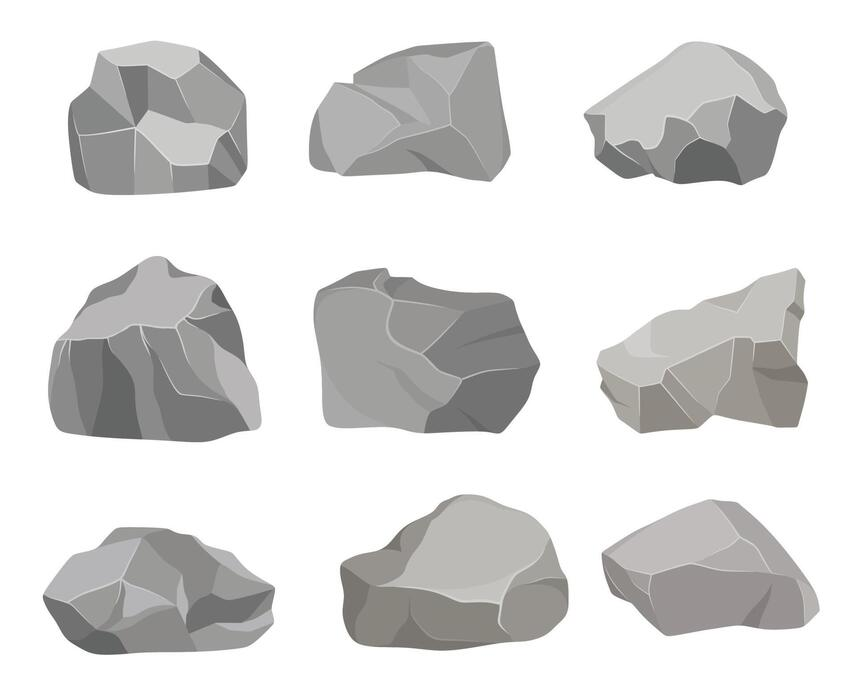
#> input picture rock-stone-set-element-of-nature-and-mountains-vector.jpg, 855 x 700 px
$ python slice_rocks.py
#> lines starting #> are read from the running program, lines starting #| are printed output that depends on the picture; after the words box and inside, x2 and y2 are one past the last pixel; in counts of white or black regions, pixels touching at a corner belong together
"""Slice 3x3 rock sheet into transparent PNG sprites."""
import os
import cv2
import numpy as np

SRC = "rock-stone-set-element-of-nature-and-mountains-vector.jpg"
OUT_DIR = "rocks"
COLS, ROWS = 3, 3
TOLERANCE = 245


def trim_transparent(rgba: np.ndarray) -> np.ndarray:
    alpha = rgba[:, :, 3]
    ys, xs = np.where(alpha > 0)
    if len(xs) == 0:
        return rgba
    pad = 2
    x1, x2 = max(0, xs.min() - pad), min(rgba.shape[1], xs.max() + pad + 1)
    y1, y2 = max(0, ys.min() - pad), min(rgba.shape[0], ys.max() + pad + 1)
    return rgba[y1:y2, x1:x2]


def remove_white(img: np.ndarray, tolerance: int) -> np.ndarray:
    bgr = img.astype(np.int16)
    white = (
        (bgr[:, :, 0] >= tolerance)
        & (bgr[:, :, 1] >= tolerance)
        & (bgr[:, :, 2] >= tolerance)
    )
    rgba = cv2.cvtColor(img, cv2.COLOR_BGR2BGRA)
    rgba[white, 3] = 0
    return rgba


def main() -> None:
    os.makedirs(OUT_DIR, exist_ok=True)
    sheet = cv2.imread(SRC)
#> sheet is the input picture: shape (700, 855, 3); mean B, G, R 217.6, 218.2, 218.6
    h, w = sheet.shape[:2]
#> h = 700; w = 855
    cell_w, cell_h = w // COLS, h // ROWS
#> cell_w = 285; cell_h = 233

    for row in range(ROWS):
        for col in range(COLS):
            x1, y1 = col * cell_w, row * cell_h
            x2 = x1 + cell_w if col < COLS - 1 else w
            y2 = y1 + cell_h if row < ROWS - 1 else h
            cell = sheet[y1:y2, x1:x2]
            rgba = trim_transparent(remove_white(cell, TOLERANCE))
            idx = row * COLS + col
            path = os.path.join(OUT_DIR, f"rock_{idx}.png")
            cv2.imwrite(path, rgba)
            print(f"Saved {path} ({rgba.shape[1]}x{rgba.shape[0]})")
#> this loop made 3 passes
#> pass 1, in remove_white, `rgba = cv2.cvtColor(img, cv2.COLOR_BGR2BGRA)`:
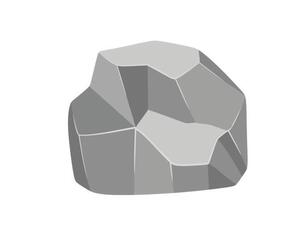
#> rgba: shape (233, 285, 4); mean B, G, R, A 220.9, 221.1, 221.1, 255
#> pass 1, in trim_transparent, `alpha = rgba[:, :, 3]`:
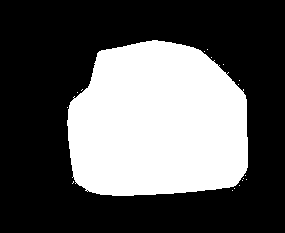
#> alpha: shape (233, 285); 35.5% white; 18 white regions (17 under 20 px), largest, box (x1, y1, x2, y2) and area: (67, 40, 248, 196) 23560
#> pass 1, in main, `cv2.imwrite(path, rgba)`:
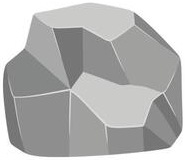
#> saved as rock_0.png: shape (160, 185, 4); mean B, G, R, A 178.4, 179, 178.9, 203.1
#> pass 1, in remove_white (call 2), `bgr = img.astype(np.int16)`:
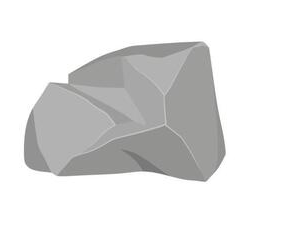
#> bgr: shape (233, 285, 3) int16; mean of channels 0, 1, 2 223.3, 223.6, 223.6; drawn as B, G, R
#> after the loop:
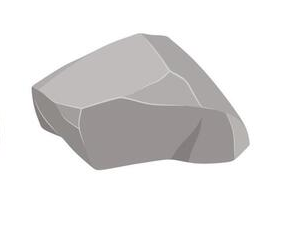
#> cell: shape (234, 285, 3); mean B, G, R 226.2, 226.4, 227.8


if __name__ == "__main__":
    main()

$ run again, with lpjw_7adp_230906.jpg copied over rock-stone-set-element-of-nature-and-mountains-vector.jpg
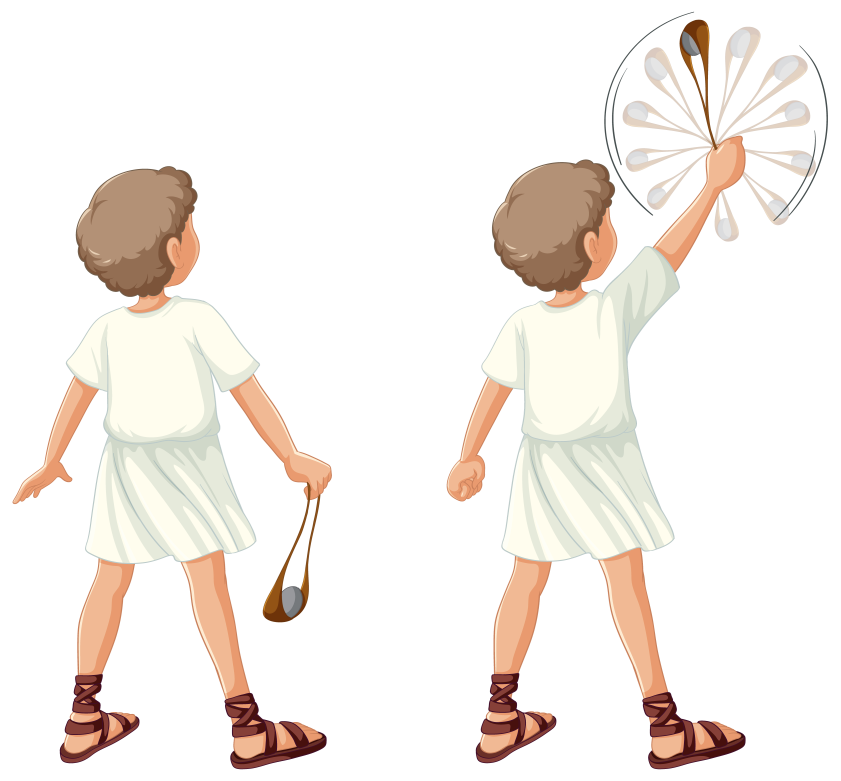
#> input picture lpjw_7adp_230906.jpg, 5041 x 4684 px (shown at 1/6 size)
#> in main, sheet is the input picture: shape (4684, 5041, 3); mean B, G, R 233.3, 238.6, 245
#> the loop in main, `for row in range(ROWS):` made 3 passes
#> pass 1, in trim_transparent, `alpha = rgba[:, :, 3]`:
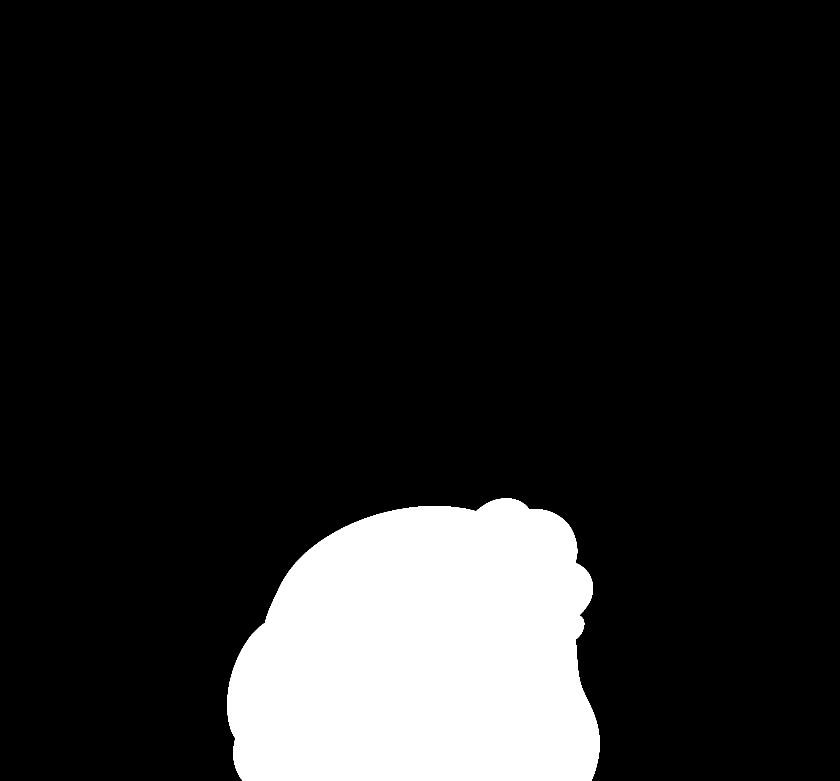
#> alpha: shape (1561, 1680) (shown at 1/2 size); 13.3% white; 1 white region, box (x1, y1, x2, y2) and area: (454, 997, 1200, 1561) 349657
#> after the loop in main, `for row in range(ROWS):`:
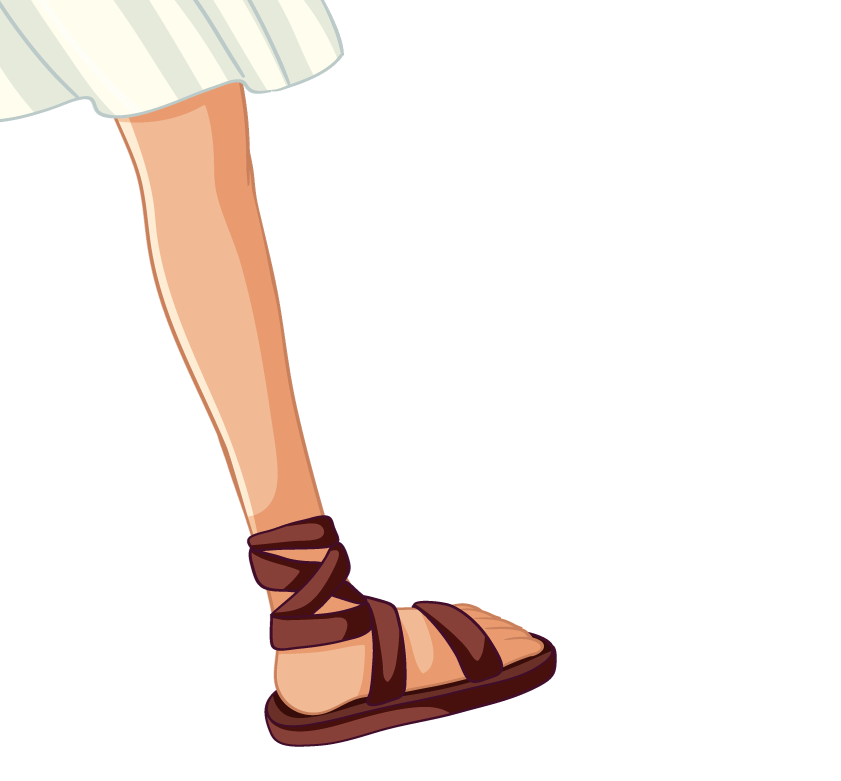
#> cell: shape (1562, 1681, 3) (shown at 1/2 size); mean B, G, R 233.9, 238, 245.9

$ run again, with qao1_nr1y_230906.jpg copied over rock-stone-set-element-of-nature-and-mountains-vector.jpg
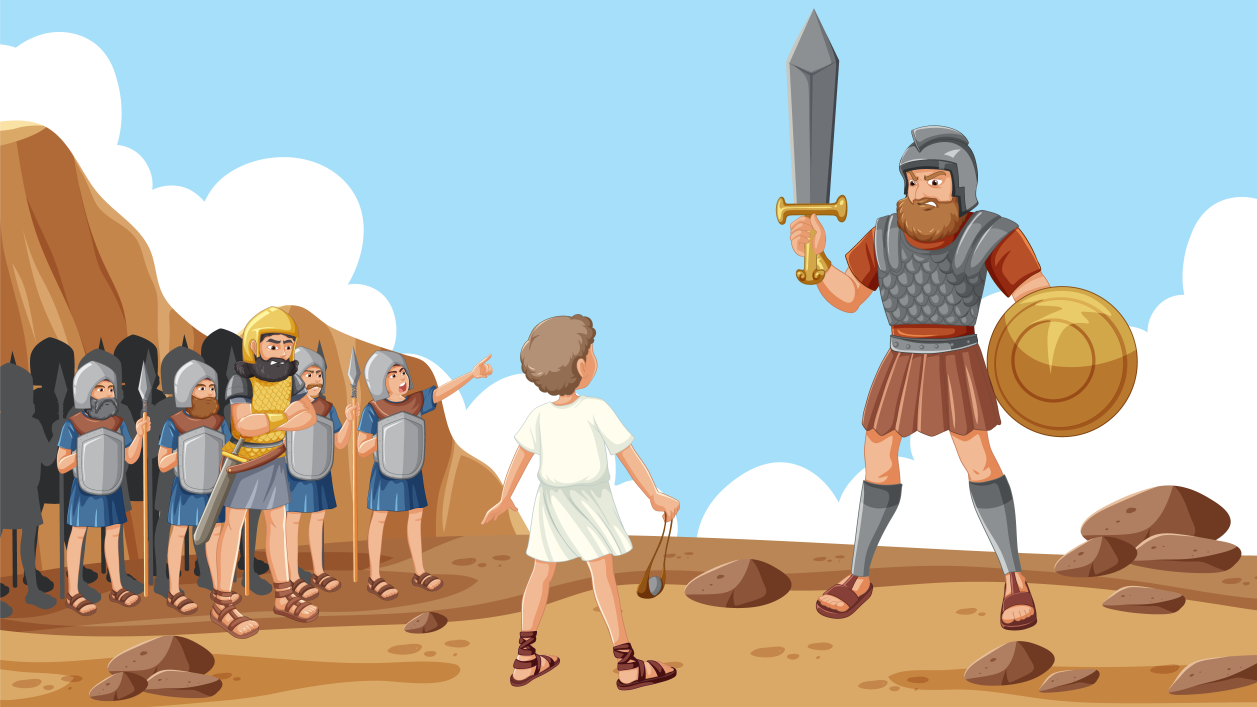
#> input picture qao1_nr1y_230906.jpg, 6284 x 3535 px (shown at 1/5 size)
#> in main, sheet is the input picture: shape (3535, 6284, 3); mean B, G, R 175.7, 184.2, 183.2
#> the loop in main, `for row in range(ROWS):` made 3 passes
#> pass 1, in trim_transparent, `alpha = rgba[:, :, 3]`:
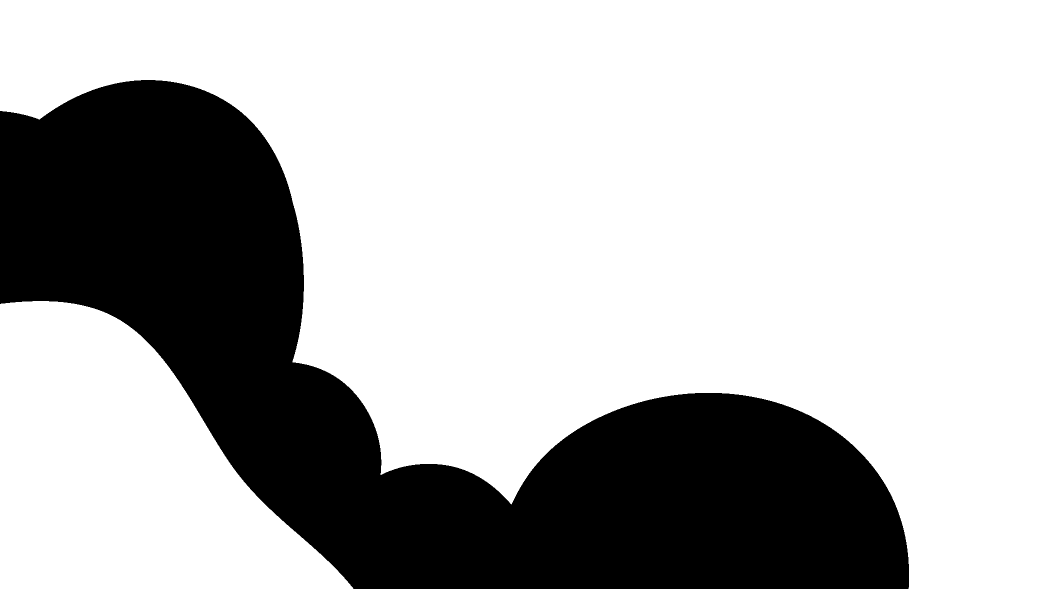
#> alpha: shape (1178, 2094) (shown at 1/2 size); 71.4% white; 1 black region, box (x1, y1, x2, y2) and area: (0, 160, 1818, 1178) 705533
#> after the loop in main, `for row in range(ROWS):`:
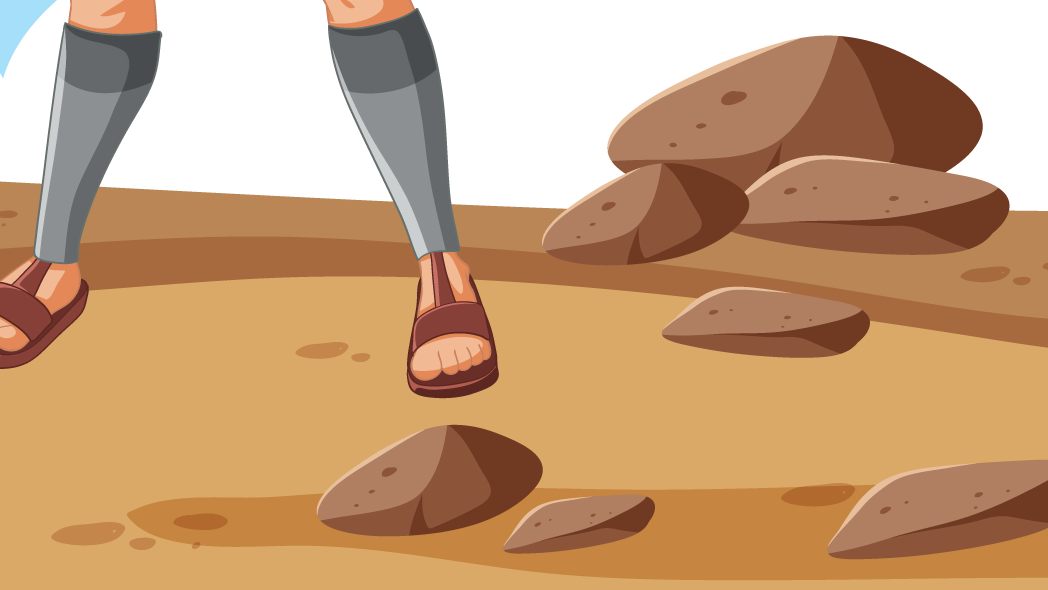
#> cell: shape (1179, 2096, 3) (shown at 1/2 size); mean B, G, R 122.4, 159.9, 199.1
